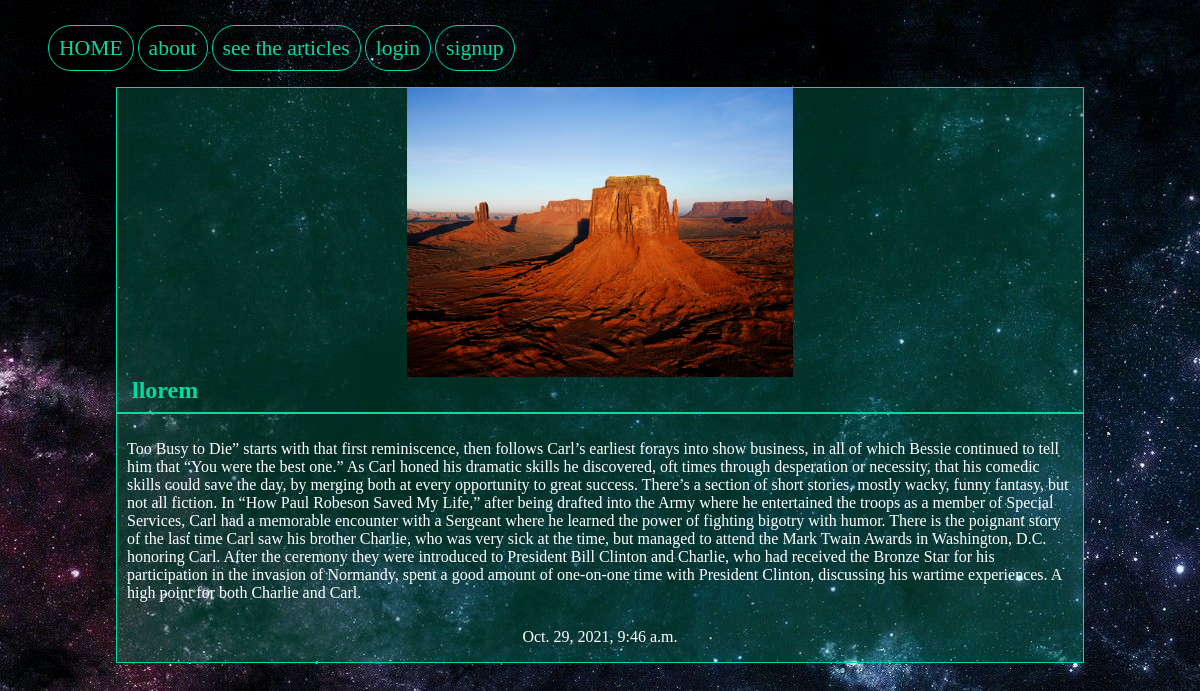
Page /articles/fsf on the committed database.
### articles/models.py (models this page shows, shortened)
class Articles(models.Model):
	title=models.CharField(max_length=100)
	slug=models.SlugField()
	body=models.TextField()
	date=models.DateTimeField(auto_now_add=True)
	image=models.ImageField(default='default.jpg',blank=True)
	author=models.ForeignKey(User,default=None,on_delete=models.CASCADE)

### articles/views.py (the view)
# urls.py: path('<slug>', views.articles_detail,name='detail'),
def articles_detail (request,slug):
    article=models.Articles.objects.get(slug=slug)
    return render(request, 'articles/article_detail.html', {'article':article})

### articles/templates/articles/article_detail.html (shortened to what this page needs)
{% extends 'base.html' %}
 {% block body %}
    <div class="article-detail">
         <div class="article">
      <img src="{{article.image.url}}" alt="">
      <h2>{{article.title}}</h2>
      <hr>
      <p class="article-body">{{article.body}}</p>
      <p class="article-date">{{article.date}}</p>
         </div>
    </div>
 {% endblock %}

### assets/style.css (style rules this page uses)
body { background-color: #0f121f; background-image:url(/static/stars.jpg); background-repeat:no-repeat; background-attachment: fixed; color:#fff; }
body * { font-famiy:arial; }
h1,h2,h3,h4,h5 { font-wight:normal; margin:0; }
.article { padding:10px; border:1px solid #00dba0; position:relative; padding-bottom:40px; background-color:rgb(0,219,160,0.2); }
.article-detail .article { padding: 0; }
.article-detail .article img { max-width:40%; display: block; margin-left: auto; margin-right:auto; }
.article-detail .article h2 { max-width:100%; margin-left:15px; color:#00dba0; }
.article-detail .article .article-date { text-align:center; }
.article-detail .article .article-body { direction:ltr; padding:10px; }
.article-detail .article hr { border: 1px solid #00dba0; }

### rows in the picture
Articles: image (picture), title "llorem", body "Too Busy to Die” starts with that first reminiscence, then follows Carl’s earliest forays into show business, in all of which Bessie continued to tell him that “You were the best one.” As Carl honed his dramatic skills he discovered, oft times through desperation or necessity, that his comedic skills could save the day, by merging both at every opportunity to great success. There’s a section of short stories, mostly wacky, funny fantasy, but not all fiction. In “How Paul Robeson Saved My Life,” after being drafted into the Army where he entertained the troops as a member of Special Services, Carl had a memorable encounter with a Sergeant where he learned the power of fighting bigotry with…", date "Oct. 29, 2021, 9:46 a.m."
